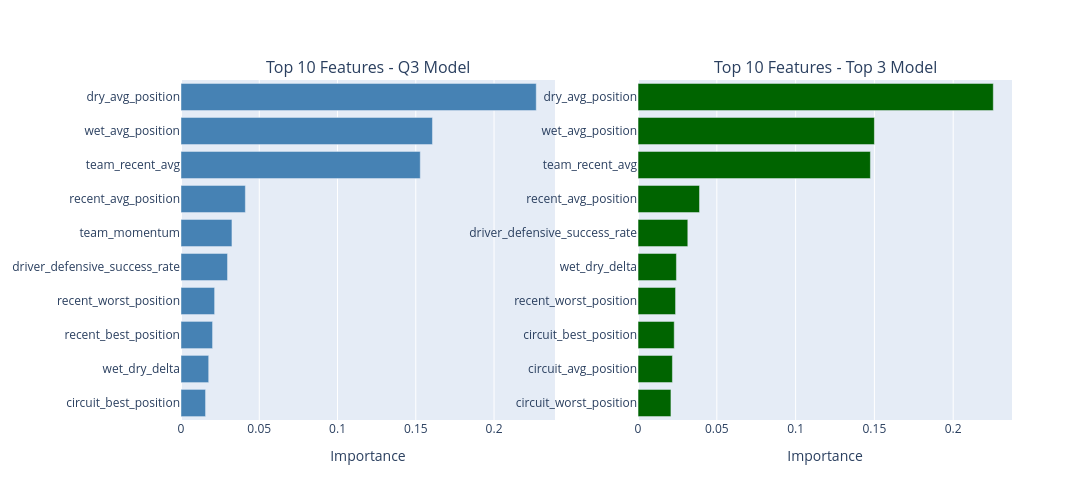

The cell this chart's notebook holds for it:
### Markdown cell above
### 7.3 Feature Importance Comparison

### Code cell
import plotly.graph_objs as go
from plotly.subplots import make_subplots

# Extract top 10 features
top10_q3 = results_q3['importance'].head(10)
top10_top3 = results_top3['importance'].head(10)

# Create subplot layout
fig = make_subplots(
    rows=1, cols=2,
    subplot_titles=[
        "Top 10 Features - Q3 Model",
        "Top 10 Features - Top 3 Model"
    ]
)

# -----------------------------------------
# 1. Q3 model feature importance
# -----------------------------------------
fig.add_trace(
    go.Bar(
        x=top10_q3['importance'],
        y=top10_q3['feature'],
        orientation='h',
        marker_color='steelblue'
    ),
    row=1, col=1
)

fig.update_yaxes(autorange="reversed", row=1, col=1)
fig.update_xaxes(title="Importance", row=1, col=1)

# -----------------------------------------
# 2. Top 3 model feature importance
# -----------------------------------------
fig.add_trace(
    go.Bar(
        x=top10_top3['importance'],
        y=top10_top3['feature'],
        orientation='h',
        marker_color='darkgreen'
    ),
    row=1, col=2
)

fig.update_yaxes(autorange="reversed", row=1, col=2)
fig.update_xaxes(title="Importance", row=1, col=2)

# -----------------------------------------
# Layout
# -----------------------------------------
fig.update_layout(
    height=500,
    width=1500,
    showlegend=False,
    margin=dict(t=80)
)

fig.show()

### Figure 1 — Plotly figure (JSON) as saved in the notebook; plotly's stock layout.template omitted (floating-point values rounded to 4 significant figures)
{"data": [{"marker": {"color": "steelblue"}, "orientation": "h", "type": "bar", "x": [0.227, 0.1606, 0.1529, 0.04112, 0.03255, 0.02972, 0.02148, 0.02017, 0.01769, 0.01569], "xaxis": "x", "y": ["dry_avg_position", "wet_avg_position", "team_recent_avg", "recent_avg_position", "team_momentum", "driver_defensive_success_rate", "recent_worst_position", "recent_best_position", "wet_dry_delta", "circuit_best_position"], "yaxis": "y"}, {"marker": {"color": "darkgreen"}, "orientation": "h", "type": "bar", "x": [0.2255, 0.15, 0.1475, 0.03901, 0.03157, 0.02435, 0.0238, 0.02296, 0.02181, 0.02087], "xaxis": "x2", "y": ["dry_avg_position", "wet_avg_position", "team_recent_avg", "recent_avg_position", "driver_defensive_success_rate", "wet_dry_delta", "recent_worst_position", "circuit_best_position", "circuit_avg_position", "circuit_worst_position"], "yaxis": "y2"}], "layout": {"annotations": [{"font": {"size": 16}, "showarrow": false, "text": "Top 10 Features - Q3 Model", "x": 0.225, "xanchor": "center", "xref": "paper", "y": 1, "yanchor": "bottom", "yref": "paper"}, {"font": {"size": 16}, "showarrow": false, "text": "Top 10 Features - Top 3 Model", "x": 0.775, "xanchor": "center", "xref": "paper", "y": 1, "yanchor": "bottom", "yref": "paper"}], "height": 500, "margin": {"t": 80}, "showlegend": false, "width": 1500, "xaxis": {"anchor": "y", "domain": [0, 0.45], "title": {"text": "Importance"}}, "xaxis2": {"anchor": "y2", "domain": [0.55, 1], "title": {"text": "Importance"}}, "yaxis": {"anchor": "x", "autorange": "reversed", "domain": [0, 1]}, "yaxis2": {"anchor": "x2", "autorange": "reversed", "domain": [0, 1]}}}
